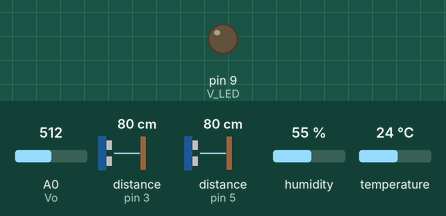
The sketch below on a simulated Arduino Uno, built for the host (arithmetic inside an expression is 32-bit, double 64-bit). Shown: output pins drawn as LEDs (lit = HIGH). Wiring (inferred from the names in the program): 2 × ultrasonic range finder: trigger pin 2, echo pin 3 / trigger pin 4, echo pin 5. The test bench sets the inputs (shaded band); at power-on: A0 (Vo) = 512, distance to the obstacle (sensors on pin 3, pin 5) 80 cm, humidity 55 %, temperature 24 °C. The echo pulse lasts 58.3 µs per cm; WiFi joins after 1.5 s; servers stay silent unless stated; pins used as bus, display or sensor lines are not drawn; what the sketch prints to the serial monitor is not drawn.

Above: at 0.1 s.
At 1.8 s:
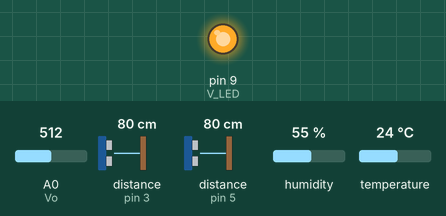
Timing chart, 0 to 3.3 s (numbered marks = the images above):
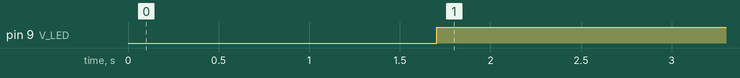

Measured:
- by itself, pin 9 (V_LED): LOW → HIGH at 1.7 s

The sketch:

HJW_ARD.ino
```cpp
#include <DHT.h>
#include <WiFiEsp.h>
#include <SoftwareSerial.h>
#include <Wire.h>

#define trigPin1 2
#define echoPin1 3
#define trigPin2 4
#define echoPin2 5
#define DHTPIN 8
#define V_LED 9
#define Vo A0

// 와이파이세팅
#define DEBUG
#define WIFIRX 6  //6:RX-->ESP8266 TX
#define WIFITX 7  //7:TX -->ESP8266 RX

#define AP_SSID "embA"
#define AP_PASS "embA1234"
#define SERVER_NAME "10.10.14.176"
#define SERVER_PORT 5000
#define LOGID "HJW_ARD"
#define PASSWD "PASSWD"

#define CMD_SIZE 50
#define ARR_CNT 5

char send_ARD[10] = "EKC_ARD";
char send_DB[10] = "EKC_UBU";

char sendBuf[CMD_SIZE];

char getSensorId[10];

SoftwareSerial wifiSerial(WIFIRX, WIFITX);
WiFiEspClient client;

// 초음파 센서
long duration,sensor1val, sensor2val;
int distance;

// 온습도 센서
#define DHTTYPE DHT11
float temp = 0.0;
float humi = 0.0;
DHT dht(DHTPIN, DHTTYPE);

// 미세먼지 센서
float Vo_value = 0;
float Voltage = 0;
float dustDensity = 0;

void setup(){
  //와이파이 셋업
#ifdef DEBUG
  Serial.begin(115200); //DEBUG
#endif
  wifi_Setup();

  //초음파 셋업
  pinMode(trigPin1, OUTPUT);
  pinMode(echoPin1, INPUT);
  pinMode(trigPin2, OUTPUT);
  pinMode(echoPin2, INPUT);

  //온습도 셋업
  dht.begin();

  //미세먼지 셋업
  pinMode(V_LED, OUTPUT);
  pinMode(Vo, INPUT);

}

void loop(){
  //와이파이 연결
  if (client.available()) {
    socketEvent();
  }

#ifdef DEBUG

#endif
      if (!client.connected()) {
        Serial.println( "Server Down");
        server_Connect();
      }

  //미세먼지 루프
  digitalWrite(V_LED,LOW);
  delayMicroseconds(280);

  Vo_value = analogRead(Vo);
  delayMicroseconds(40);

  digitalWrite(V_LED,HIGH);
  delayMicroseconds(9680);

  Voltage = Vo_value * 5.0 / 1024.0;
  dustDensity = (Voltage - 0.3)/0.005;

  // 초음파 루프
  driveSensor(trigPin1, echoPin1);
  sensor1val = distance;
  driveSensor(trigPin2, echoPin2);
  sensor2val = distance;

  //온습도 루프
  humi = dht.readHumidity();
  temp = dht.readTemperature();

  //와이파이를 통해 서버로 데이터 보내기
  sprintf(sendBuf, "[%s]SENSOR@%d@%d@%d\n", send_ARD,(int)humi,(int)temp,(int)dustDensity);
  client.write(sendBuf, strlen(sendBuf));
  client.flush();

  sprintf(sendBuf, "[%s]ECHO@%d@%d\n", send_ARD, (int)sensor1val,(int)sensor2val);
  client.write(sendBuf, strlen(sendBuf));
  client.flush();

  sprintf(sendBuf, "[%s]SENSOR@%d@%d@%d\n", send_DB, (int)humi,(int)temp,(int)dustDensity);
  client.write(sendBuf, strlen(sendBuf));
  client.flush();

  //sprintf(sendBuf, "[iotdb]ECHO@%d@%d\n", (int)sensor1val,(int)sensor2val);
  //client.write(sendBuf, strlen(sendBuf));
  //client.flush();

  delay(5000);
}

void driveSensor(int trigPin,int echoPin){
  digitalWrite(trigPin, LOW);
  delayMicroseconds(2);
  digitalWrite(trigPin, HIGH);
  delayMicroseconds(10);
  digitalWrite(trigPin, LOW);
  duration = pulseIn(echoPin, HIGH);
  distance = (duration/2) / 29.4;
}

void socketEvent()
{
  int i = 0;
  char * pToken;
  char * pArray[ARR_CNT] = {0};
  char recvBuf[CMD_SIZE] = {0};
  int len;

  sendBuf[0] = '\0';
  len = client.readBytesUntil('\n', recvBuf, CMD_SIZE);
  client.flush();
#ifdef DEBUG
  Serial.print("recv : ");
  Serial.println(recvBuf);
#endif
  pToken = strtok(recvBuf, "[@]");
  while (pToken != NULL)
  {
    pArray[i] =  pToken;
    if (++i >= ARR_CNT)
      break;
    pToken = strtok(NULL, "[@]");
  }

  if (!strncmp(pArray[1], " Alr", 4)) //Already logged
  {
#ifdef DEBUG
    Serial.write('\n');
#endif
    client.stop();
    server_Connect();
    return ;
  }
  else
    return;

  client.write(sendBuf, strlen(sendBuf));
  client.flush();

#ifdef DEBUG
  Serial.print(", send : ");
  Serial.print(sendBuf);
#endif
}

void wifi_Setup() {
  wifiSerial.begin(19200);
  wifi_Init();
  server_Connect();
}
void wifi_Init()
{
  do {
    WiFi.init(&wifiSerial);
    if (WiFi.status() == WL_NO_SHIELD) {
#ifdef DEBUG_WIFI
      Serial.println("WiFi shield not present");
#endif
    }
    else
      break;
  } while (1);

#ifdef DEBUG_WIFI
  Serial.print("Attempting to connect to WPA SSID: ");
  Serial.println(AP_SSID);
#endif
  while (WiFi.begin(AP_SSID, AP_PASS) != WL_CONNECTED) {
#ifdef DEBUG_WIFI
    Serial.print("Attempting to connect to WPA SSID: ");
    Serial.println(AP_SSID);
#endif
  }

#ifdef DEBUG_WIFI
  Serial.println("You're connected to the network");
  printWifiStatus();
#endif
}

int server_Connect()
{
#ifdef DEBUG_WIFI
  Serial.println("Starting connection to server...");
#endif

  if (client.connect(SERVER_NAME, SERVER_PORT)) {
#ifdef DEBUG_WIFI
    Serial.println("Connect to server");
#endif
    client.print("["LOGID":"PASSWD"]");
  }
  else
  {
#ifdef DEBUG_WIFI
    Serial.println("server connection failure");
#endif
  }
}

void printWifiStatus()
{
  // print the SSID of the network you're attached to

  Serial.print("SSID: ");
  Serial.println(WiFi.SSID());

  // print your WiFi shield's IP address
  IPAddress ip = WiFi.localIP();
  Serial.print("IP Address: ");
  Serial.println(ip);

  // print the received signal strength
  long rssi = WiFi.RSSI();
  Serial.print("Signal strength (RSSI):");
  Serial.print(rssi);
  Serial.println(" dBm");
}
```
